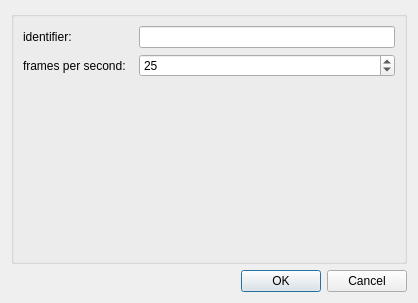
<?xml version="1.0" encoding="UTF-8"?>
<ui version="4.0">
 <class>ConfigureDialog</class>
 <widget class="QDialog" name="ConfigureDialog">
  <property name="geometry">
   <rect>
    <x>0</x>
    <y>0</y>
    <width>418</width>
    <height>303</height>
   </rect>
  </property>
  <property name="windowTitle">
   <string>Configure Step</string>
  </property>
  <layout class="QGridLayout" name="gridLayout">
   <item row="0" column="0">
    <widget class="QGroupBox" name="configGroupBox">
     <property name="title">
      <string/>
     </property>
     <layout class="QFormLayout" name="formLayout">
      <property name="fieldGrowthPolicy">
       <enum>QFormLayout::AllNonFixedFieldsGrow</enum>
      </property>
      <item row="0" column="0">
       <widget class="QLabel" name="identifier_label">
        <property name="text">
         <string>identifier:  </string>
        </property>
       </widget>
      </item>
      <item row="0" column="1">
       <widget class="QLineEdit" name="identifier_lineEdit"/>
      </item>
      <item row="1" column="0">
       <widget class="QLabel" name="framesPerSecond_label">
        <property name="text">
         <string>frames per second:  </string>
        </property>
       </widget>
      </item>
      <item row="1" column="1">
       <widget class="QSpinBox" name="framesPerSecond_spinBox">
        <property name="minimum">
         <number>1</number>
        </property>
        <property name="value">
         <number>25</number>
        </property>
       </widget>
      </item>
     </layout>
    </widget>
   </item>
   <item row="1" column="0">
    <widget class="QDialogButtonBox" name="buttonBox">
     <property name="orientation">
      <enum>Qt::Horizontal</enum>
     </property>
     <property name="standardButtons">
      <set>QDialogButtonBox::Cancel|QDialogButtonBox::Ok</set>
     </property>
    </widget>
   </item>
  </layout>
 </widget>
 <resources/>
 <connections>
  <connection>
   <sender>buttonBox</sender>
   <signal>accepted()</signal>
   <receiver>ConfigureDialog</receiver>
   <slot>accept()</slot>
   <hints>
    <hint type="sourcelabel">
     <x>248</x>
     <y>254</y>
    </hint>
    <hint type="destinationlabel">
     <x>157</x>
     <y>274</y>
    </hint>
   </hints>
  </connection>
  <connection>
   <sender>buttonBox</sender>
   <signal>rejected()</signal>
   <receiver>ConfigureDialog</receiver>
   <slot>reject()</slot>
   <hints>
    <hint type="sourcelabel">
     <x>316</x>
     <y>260</y>
    </hint>
    <hint type="destinationlabel">
     <x>286</x>
     <y>274</y>
    </hint>
   </hints>
  </connection>
 </connections>
</ui>
